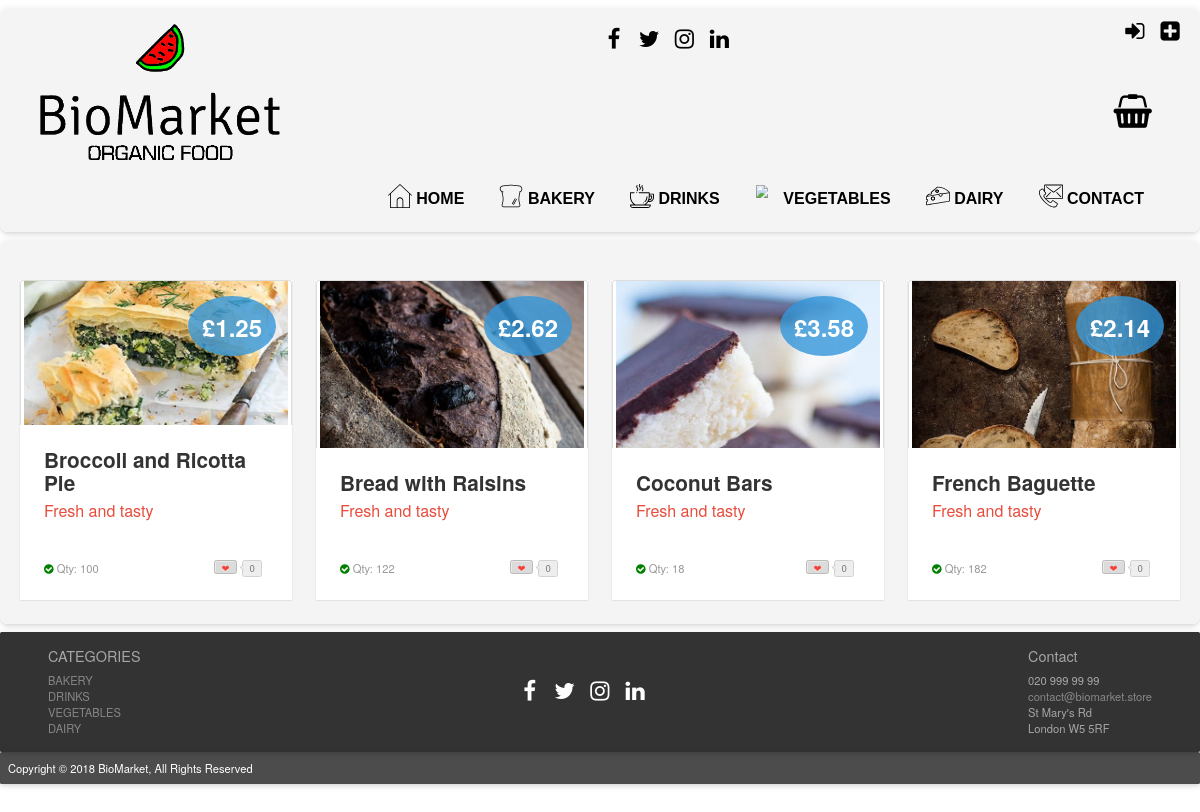
Page /?page=products_bakery on the earlier database version.
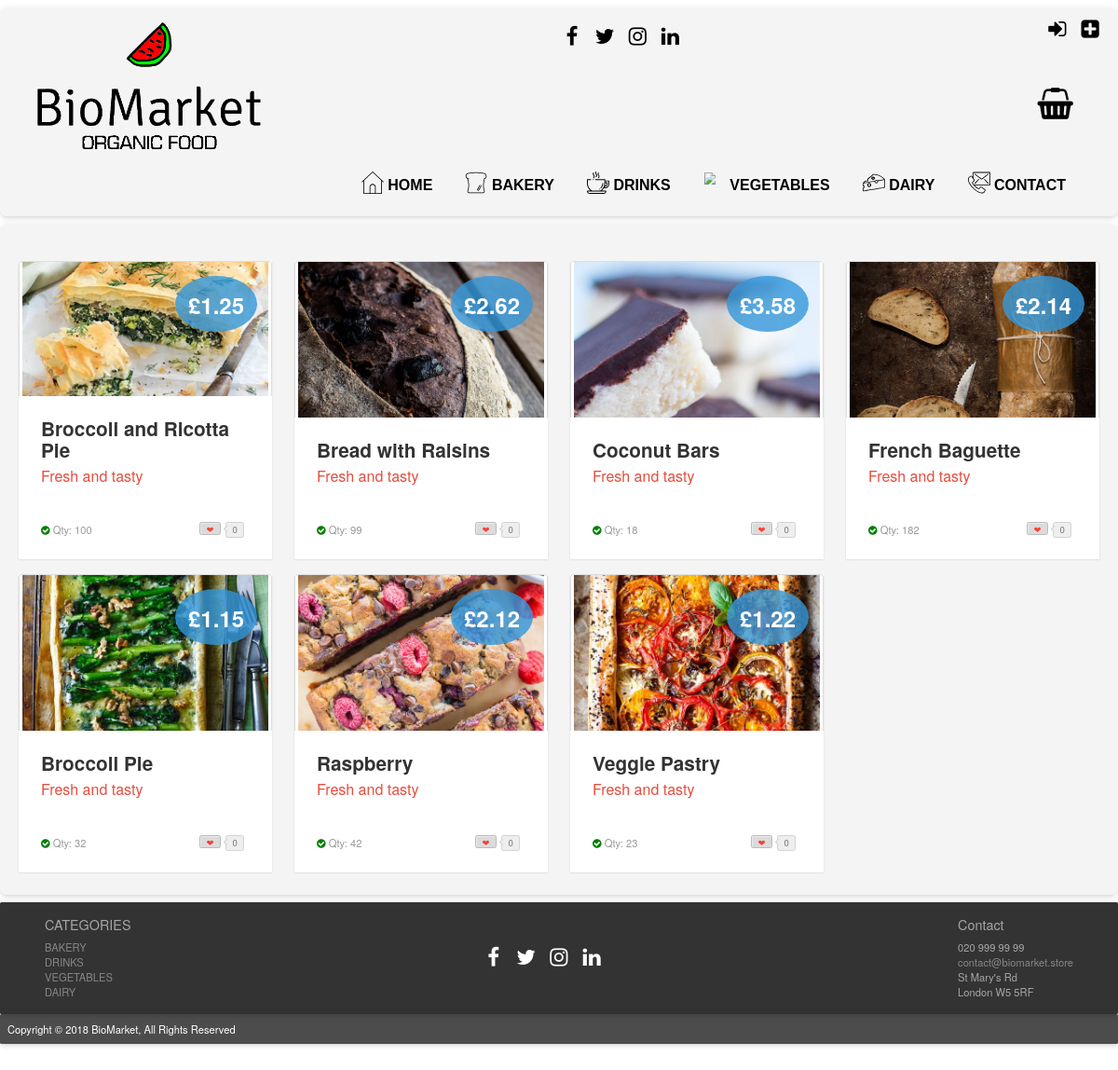
Same page on the later database version.
### tables this page shows
CREATE TABLE IF NOT EXISTS `products` (
  `prod_id` int(11) NOT NULL AUTO_INCREMENT,
  `prod_name` varchar(50) NOT NULL,
  `price` decimal(5,2) NOT NULL,
  `sup_id` int(11) NOT NULL,
  `prod_dsc` varchar(230) NOT NULL,
  `prod_img` text NOT NULL,
  `cat_id` int(11) NOT NULL,
  `sto_qty` int(8) NOT NULL,
  PRIMARY KEY (`prod_id`),
  KEY `sup_id` (`sup_id`),
  KEY `cat_id` (`cat_id`)
);

### index.php (called while the page is built, shortened)
<?php
include "php/config.php";
$page = "home";
if (isset($_GET["page"])) {
    $page = basename($_GET["page"]);
}
if (file_exists("php/".$page.".php")) {
    include "php/".$page.".php";
}
include "layout.php";

### php/config.php (called while the page is built, shortened)
<?php
function is_logged_in()
{
    return isset($_SESSION["logged_in"]) && ($_SESSION["logged_in"] == true);
}
function get_user_level()
{
    $level = "VISITOR";
    return $level;
}

### php/products_bakery.php (the view, shortened to what this page needs)
<!DOCTYPE html>
<html lang="en">
    <?php
    $userlevel = get_user_level();
    ?>
    <head>
        <link rel="stylesheet prefetch" href="css/__codepen_io_andytran_pen.css">
        <link rel="stylesheet" href="css/stylelogin.css">
        <link rel="stylesheet" href="css/product_card_style.css">
    </head>
    <body>
        <section class="category-section">
            <div class="container">
                <div class="row">
                    <?php
                    $search = "SELECT * FROM products WHERE cat_id = '1' ORDER BY prod_id ASC";
                    $result = mysqli_query($mysqli, $search);
                    while ($row = mysqli_fetch_assoc($result)) {
                        if (!$row["sto_qty"] <= 0) {
                            if ($userlevel == "MEMBER") {
                                ?>
                                <div class="col-lg-3 col-sm-6 col-xs-12" ><a href="#"></a>
                                    <div class="post-module">
                                        <div class="thumbnail">
                                            <div class="price">
                                                <div class="deal">&pound<?php echo $row["price"] ?></div>
                                            </div><img alt="product example" src="<?php echo $row["prod_img"] ?>">
                                        </div>
                                        <div class="post-content">
                                            <div class="category">
                                                <?php
                                                print '<div class="toCard"><a href="?page=product_page&prod_id=' . $row["prod_id"] . '&action=add_to_basket">Add to Basket</a>
                    </div> ';
                                                ?>
                                            </div>
                                            <h1 class="title"><?php echo $row["prod_name"] ?></h1>
                                            <h2 class="sub_title">Fresh and tasty</h2>
                                            <p class="description"><?php echo $row["prod_dsc"] ?>
                                            <div class="post-meta">
                                                <span class="showStock"><i class="fa fa-check-circle"></i>
                                                    <a>Qty: <?php echo $row["sto_qty"] ?></a></span><a href="#" title="Love it" class="btn btn-counter" data-count="0"><span>&#x2764;</span></a></div>
                                        </div>
                                    </div>
                                </div>
                                <?php
                            } else {
                                ?>
                                <div class="col-lg-3 col-sm-6 col-xs-12" ><a href="#"></a>
                                    <div class="post-module">
                                        <div class="thumbnail">
                                            <div class="price">
                                                <div class="deal">&pound<?php echo $row["price"] ?></div>
                                            </div><img alt="product example" src="<?php echo $row["prod_img"] ?>">
                                        </div>
                                        <div class="post-content">
                                            <h1 class="title"><?php echo $row["prod_name"] ?></h1>
                                            <h2 class="sub_title">Fresh and tasty</h2>
                                            <p class="description"><?php echo $row["prod_dsc"] ?>
                                            <div class="post-meta">
                                                <span class="showStock"><i class="fa fa-check-circle"></i>
                                                    <a>Qty: <?php echo $row["sto_qty"] ?></a></span><a href="#" title="Love it" class="btn btn-counter" data-count="0"><span>&#x2764;</span></a></div>
                                        </div>
                                    </div>
                                </div>
                                <?php
                            }
                        }
                    }
                    ?>
                </div>
            </div>
        </section>
    </body>
</html>

Differences in the rows shown:
changed products "Bread with Raisins": sto_qty "122" → "99"
added products: price "1.15", prod_img (picture), prod_name "Broccoli Pie", sto_qty "32"
added products: price "2.12", prod_img (picture), prod_name "Raspberry", sto_qty "42"
added products: price "1.22", prod_img (picture), prod_name "Veggie Pastry", sto_qty "23"
